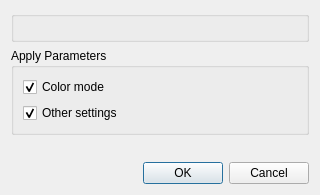
<?xml version="1.0" encoding="UTF-8"?>
<ui version="4.0">
 <class>output::ApplyColorsDialog</class>
 <widget class="QDialog" name="output::ApplyColorsDialog">
  <property name="windowModality">
   <enum>Qt::WindowModal</enum>
  </property>
  <property name="geometry">
   <rect>
    <x>0</x>
    <y>0</y>
    <width>320</width>
    <height>195</height>
   </rect>
  </property>
  <property name="windowTitle">
   <string>Apply Mode</string>
  </property>
  <layout class="QVBoxLayout" name="verticalLayout_3">
   <item>
    <widget class="PageScopeGroupBox" name="scopeGroupBox"/>
   </item>
   <item>
    <widget class="QGroupBox" name="optionsBox">
     <property name="title">
      <string>Apply Parameters</string>
     </property>
     <layout class="QVBoxLayout" name="optionsBoxLayout">
      <item>
       <widget class="QCheckBox" name="applyColorModeOption">
        <property name="text">
         <string>Color mode</string>
        </property>
        <property name="checked">
         <bool>true</bool>
        </property>
       </widget>
      </item>
      <item>
       <widget class="QCheckBox" name="applyOtherSettingsOption">
        <property name="toolTip">
         <string>All other settings of the Mode group, such as the threshold, the filters and the shape of the picture zones.</string>
        </property>
        <property name="text">
         <string>Other settings</string>
        </property>
        <property name="checked">
         <bool>true</bool>
        </property>
       </widget>
      </item>
     </layout>
    </widget>
   </item>
   <item>
    <spacer name="verticalSpacer">
     <property name="orientation">
      <enum>Qt::Vertical</enum>
     </property>
     <property name="sizeHint" stdset="0">
      <size>
       <width>20</width>
       <height>0</height>
      </size>
     </property>
    </spacer>
   </item>
   <item>
    <widget class="QDialogButtonBox" name="buttonBox">
     <property name="orientation">
      <enum>Qt::Horizontal</enum>
     </property>
     <property name="standardButtons">
      <set>QDialogButtonBox::Cancel|QDialogButtonBox::Ok</set>
     </property>
    </widget>
   </item>
  </layout>
 </widget>
 <customwidgets>
  <customwidget>
   <class>PageScopeGroupBox</class>
   <extends>QGroupBox</extends>
   <header location="global">PageScopeGroupBox.h</header>
  </customwidget>
 </customwidgets>
 <resources/>
 <connections>
  <connection>
   <sender>buttonBox</sender>
   <signal>rejected()</signal>
   <receiver>output::ApplyColorsDialog</receiver>
   <slot>reject()</slot>
   <hints>
    <hint type="sourcelabel">
     <x>316</x>
     <y>260</y>
    </hint>
    <hint type="destinationlabel">
     <x>286</x>
     <y>274</y>
    </hint>
   </hints>
  </connection>
 </connections>
</ui>
